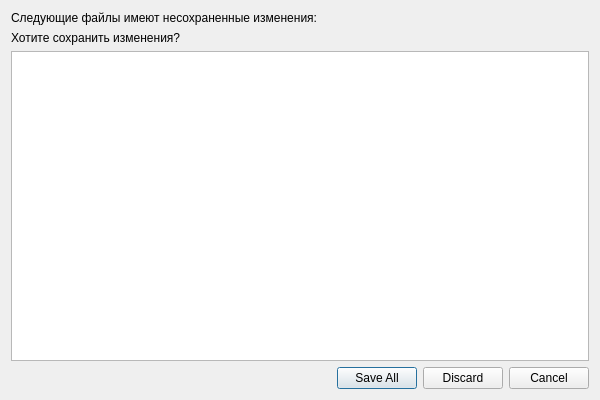
<?xml version="1.0" encoding="UTF-8"?>
<ui version="4.0">
 <class>UnsavedChanges</class>
 <widget class="QDialog" name="UnsavedChanges">
  <property name="geometry">
   <rect>
    <x>0</x>
    <y>0</y>
    <width>600</width>
    <height>400</height>
   </rect>
  </property>
  <property name="windowTitle">
   <string>Dialog</string>
  </property>
  <layout class="QVBoxLayout" name="verticalLayout">
   <item>
    <widget class="QLabel" name="messageLabel_2">
     <property name="text">
      <string>Следующие файлы имеют несохраненные изменения:</string>
     </property>
    </widget>
   </item>
   <item>
    <widget class="QLabel" name="messageLabel">
     <property name="text">
      <string>Хотите сохранить изменения?</string>
     </property>
    </widget>
   </item>
   <item>
    <widget class="QListWidget" name="unsavedDocs"/>
   </item>
   <item>
    <widget class="QDialogButtonBox" name="buttonBox">
     <property name="standardButtons">
      <set>QDialogButtonBox::Cancel|QDialogButtonBox::Discard|QDialogButtonBox::SaveAll</set>
     </property>
    </widget>
   </item>
  </layout>
 </widget>
 <resources/>
 <connections/>
</ui>
